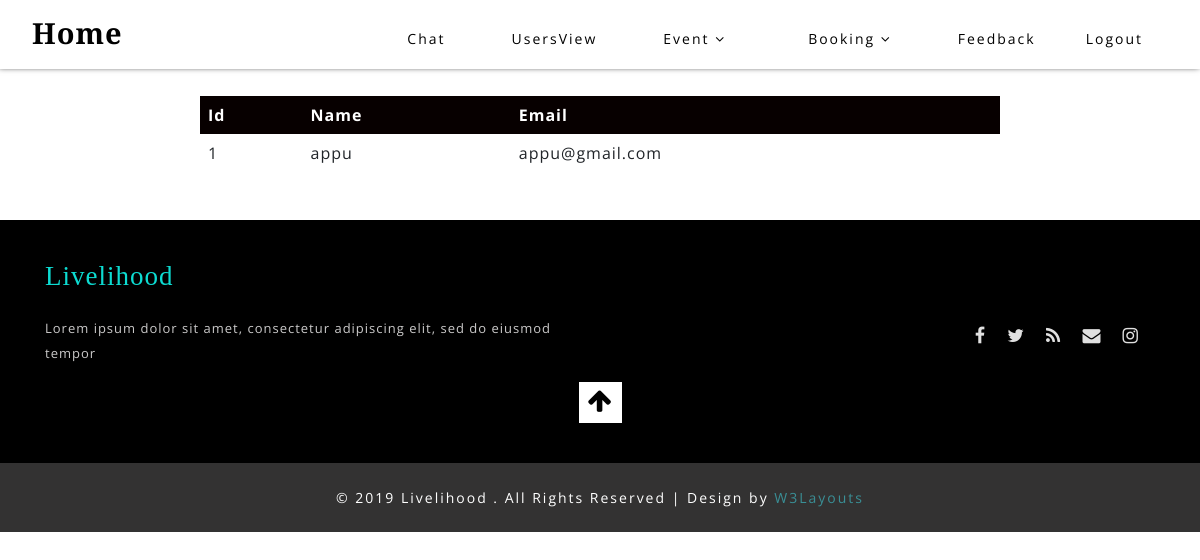
The app's page /regview, older data.
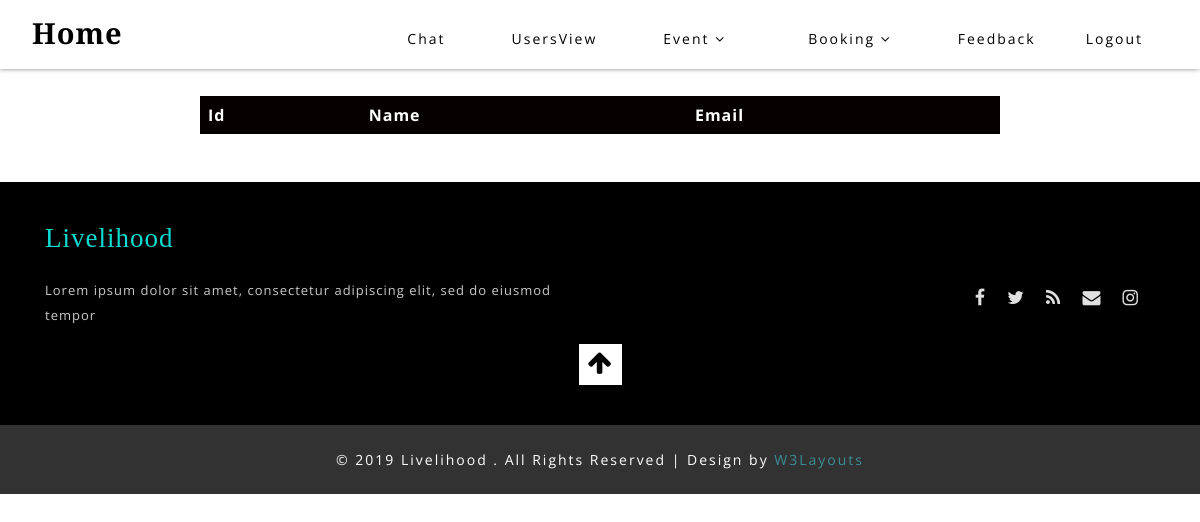
The same page, newer data.
### health/models.py (models this page shows)
class Registration(db.Model):
    id=db.Column(db.Integer,primary_key=True)
    email=db.Column(db.String)
    username=db.Column(db.String)

### health/routes.py (the view)
@app.route('/regview')
def regview():
    f = Registration.query.all()
    return render_template('regview.html',f=f)

### health/templates/regview.html (shortened to what this page needs)
{%extends 's_layout.html'%}
{%block content%}
<br>
<br>
<br>
<!DOCTYPE html>
<html>
<head>
</head>
<body>
<br>
<center>
<table style="width: 800px;">
  <tr>
    <th>Id</th>
    <th>Name</th>
    <th>Email</th>
  </tr>
  <tbody>
    {%for f in f %}
    <tr role="row" class="odd">
    <td>{{f.id}}</td>
    <td>{{f.username}}</td>
    <td>{{f.email}}</td>
     </tr>
     {%endfor%}</tbody>
</table>
</center>
</body>
</html>
<br>
<br>
{%endblock%}

### health/templates/s_layout.html (shortened to what this page needs)
<html lang="zxx"><head>
    <link href="../static/css/bootstrap.min.css" rel="stylesheet" type="text/css" media="all">
    <link href="../static//font-awesome.min.css" rel="stylesheet">
    <link href="../static/css/style.css" rel="stylesheet" type="text/css" media="all">
    <link href="../static/css/style.css" rel="stylesheet" type="text/css" media="all">
  </head>
  <body>
    <div class="header-outs inner_page-banner " id="home">
      <div class="headder-top">
        <nav>
          <div id="logo">
            <h1>
              <a href="/staff_layout">Home</a>
            </h1>
          </div>
          <ul class="menu mt-2">
            <li class="mx-lg-3 mx-md-2 my-md-0 my-1">
              <a href="/st_chatselect">Chat</a>
            </li>
            <li>
              <a href="/regview">UsersView</a>
            </li>
            <li class="mx-lg-3 mx-md-2 my-md-0 my-1">
              <a href="#">Event
                <span class="fa fa-angle-down" aria-hidden="true"></span>
              </a>
            </li>
            <li class="mx-lg-3 mx-md-2 my-md-0 my-1">
                <a href="#">Booking
                  <span class="fa fa-angle-down" aria-hidden="true"></span>
                </a>
              </li>
            <li>
              <a href="/st_feedback">Feedback</a>
            </li>
            <li>
                <a href="/logout">Logout</a>
              </li>
          </ul>
        </nav>
      </div>
    {%block content%}{%endblock%}
    <footer class="py-lg-3 py-md-2 py-sm-3 py-2">
      <div class="container py-lg-4 py-md-4 py-sm-3 py-3">
        <div class="row">
          <div class="col-lg-6 col-md-6 col-sm-6 footer-bottom-txt">
            <h2>
              <a href="index.html">Livelihood</a>
            </h2>
            <p class="pt-lg-4 pt-3">Lorem ipsum dolor sit amet, consectetur adipiscing elit, sed do eiusmod tempor
            </p>
          </div>
          <div class="col-lg-6 col-md-6 col-sm-6 footer-bottom-txt">
            <div class="footer-icons pt-lg-5 pt-md-4 mt-3">
              <ul>
                <li>
                  <a href="#">
                    <span class="fa fa-facebook mr-lg-3 mr-2"></span>
                  </a>
                </li>
                <li>
                  <a href="#">
                    <span class="fa fa-twitter mr-lg-3 mr-2"></span>
                  </a>
                </li>
                <li>
                  <a href="#">
                    <span class="fa fa-rss mr-lg-3 mr-2"></span>
                  </a>
                </li>
                <li>
                  <a href="#">
                    <span class="fa fa-envelope mr-lg-3 mr-2"></span>
                  </a>
                </li>
                <li>
                  <a href="#">
                    <span class="fa fa-instagram mr-lg-3 mr-2"></span>
                  </a>
                </li>
              </ul>
            </div>
          </div>
        </div>
        <div class="text-center">
          <a href="#home" class="move-top text-center mt-3">
            <span class="fa fa-arrow-up" aria-hidden="true"></span>
          </a>
        </div>
      </div>
    </footer>
    <div class="footer-copy-write py-3">
      <div class="container py-2">
        <div class="bottem-txt-footer text-center">
          <p>
            © 2019 Livelihood . All Rights Reserved | Design by
            <a href="http://www.W3Layouts.com" target="_blank">W3Layouts</a>
          </p>
        </div>
      </div>
    </div>
  </body></html>

### health/static/css/style.css (style rules this page uses)
html { scroll-behavior: smooth; }
html, body { padding: 0; margin: 0; background: #fff; letter-spacing: 1px; font-family: 'Open Sans', sans-serif; }
body a { outline: none; transition: 0.5s all; -webkit-transition: 0.5s all; -moz-transition: 0.5s all; -o-transition: 0.5s all; -ms-transition: 0.5s all; text-decoration: none; }
h1, h2, h3, h4, h5, h6 { margin: 0; padding: 0; letter-spacing: 1px; font-family: 'Playfair Display', serif; }
p { margin: 0; padding: 0; letter-spacing: 1px; font-family: 'Open Sans', sans-serif; }
ul { margin: 0; padding: 0; list-style-type: none; }
ul li { display: inline-block; }
nav { margin: 0; padding: 0; }
#logo a { float: left; display: initial; font-weight: 700; font-size: 31px; letter-spacing: 1px; color: #000; padding: 0; }
nav:after { content: ""; display: table; clear: both; }
nav ul { float: right; padding: 0; margin: 0; list-style: none; position: relative; }
nav ul li { margin: 0px; display: inline-block; float: left; }
nav ul li a { color: #000; text-transform: capitalize; font-weight:400; font-size: 14px; letter-spacing: 2px; background: transparent; padding: 7px 28px; display: inline-block; transition: 0.5s all; -webkit-transition: 0.5s all; -moz-transition: 0.5s all; -o-transition: 0.5s all; -ms-transition: 0.5s all; }
li>a:only-child:after { content: ''; }
.headder-top { position: absolute; width: 100%; background: rgba(255, 255, 255, 0.6); padding: 1em 2em; box-shadow: -1px -2px 6px black; z-index:99; }
.social-icons ul li a span,.footer-icons ul li a span { color: #e0e0e0; font-size: 20px; transition: 0.5s all; -webkit-transition: 0.5s all; transition: 0.5s all; -moz-transition: 0.5s all; }
footer { background: #000; }
.footer-copy-write { background:#333232; }
.footer-bottom-txt h2 a { font-size: 30px; color: #0ddbd1; }
.footer-bottom-txt p { font-size: 13px; color: #cac9c9; line-height: 25px; }
.footer-icons { text-align:right; }
.bottem-txt-footer p { font-size: 14px; color: #fff; letter-spacing: 2px; }
.bottem-txt-footer p a { color: #3a8f96; font-size: 14px; }
a.move-top { display: inline-block; background: #fff; width: 43px; height: 41px; }
a.move-top span { color: #000; font-size: 26px; line-height: 38px; }
@media (max-width:1440px) { #logo a { font-size: 29px; } }
@media (max-width:1440px) { .social-icons ul li a span, .footer-icons ul li a span { font-size: 18px; } }
@media (max-width:1440px) { nav ul li a { padding: 4px 25px; } }
@media (max-width:1440px) { .inner_page-banner { min-height: 320px; } }
@media (max-width:1366px) { .footer-bottom-txt h2 a { font-size: 27px; } }
@media (max-width:1280px) { .inner_page-banner { min-height: 1px; } }

### health/templates/regview.html (style rules this page uses)
table { border-collapse: collapse; width: 100%; }
th, td { text-align: left; padding: 8px; }
th { background-color:rgb(7, 0, 0); color: white; }

Row changes from the older to the newer data that the page shows:
removed Registration: id "1", username "appu", email "appu@gmail.com"
